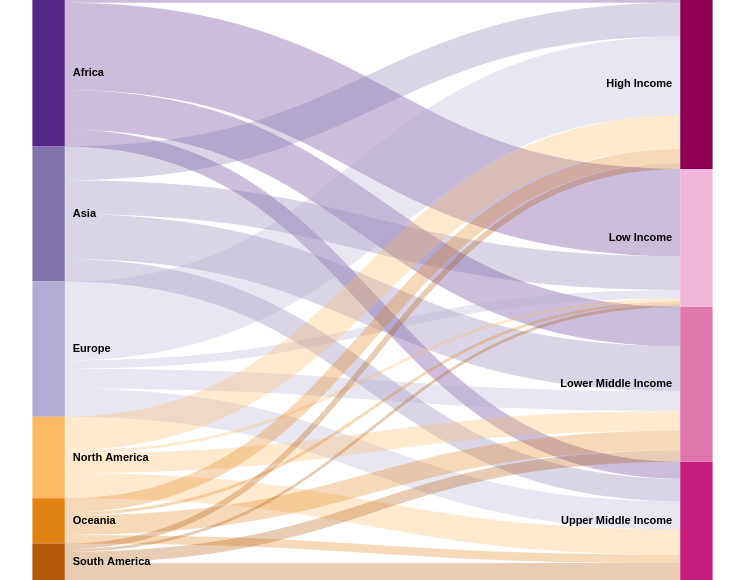

Vega-Lite specification stored for this chart:
### Vega specification from a JSON file in a GitHub repository (floating-point values rounded to 4 significant figures)
{"$schema": "https://vega.github.io/schema/vega/v5.json", "width": 745, "height": 580, "data": [{"name": "continent_data", "values": {"aggregations": {"table": {"buckets": [{"key": {"continent": "Africa", "incomeLevel": "High Income"}, "countryCount": 1}, {"key": {"continent": "Africa", "incomeLevel": "Upper Middle Income"}, "countryCount": 6}, {"key": {"continent": "Africa", "incomeLevel": "Lower Middle Income"}, "countryCount": 14}, {"key": {"continent": "Africa", "incomeLevel": "Low Income"}, "countryCount": 31}, {"key": {"continent": "Asia", "incomeLevel": "High Income"}, "countryCount": 12}, {"key": {"continent": "Asia", "incomeLevel": "Upper Middle Income"}, "countryCount": 8}, {"key": {"continent": "Asia", "incomeLevel": "Lower Middle Income"}, "countryCount": 16}, {"key": {"continent": "Asia", "incomeLevel": "Low Income"}, "countryCount": 12}, {"key": {"continent": "Europe", "incomeLevel": "High Income"}, "countryCount": 28}, {"key": {"continent": "Europe", "incomeLevel": "Upper Middle Income"}, "countryCount": 10}, {"key": {"continent": "Europe", "incomeLevel": "Lower Middle Income"}, "countryCount": 7}, {"key": {"continent": "Europe", "incomeLevel": "Low Income"}, "countryCount": 3}, {"key": {"continent": "North America", "incomeLevel": "High Income"}, "countryCount": 12}, {"key": {"continent": "North America", "incomeLevel": "Upper Middle Income"}, "countryCount": 9}, {"key": {"continent": "North America", "incomeLevel": "Lower Middle Income"}, "countryCount": 7}, {"key": {"continent": "North America", "incomeLevel": "Low Income"}, "countryCount": 1}, {"key": {"continent": "Oceania", "incomeLevel": "High Income"}, "countryCount": 5}, {"key": {"continent": "Oceania", "incomeLevel": "Upper Middle Income"}, "countryCount": 3}, {"key": {"continent": "Oceania", "incomeLevel": "Lower Middle Income"}, "countryCount": 7}, {"key": {"continent": "Oceania", "incomeLevel": "Low Income"}, "countryCount": 1}, {"key": {"continent": "South America", "incomeLevel": "High Income"}, "countryCount": 2}, {"key": {"continent": "South America", "incomeLevel": "Upper Middle Income"}, "countryCount": 6}, {"key": {"continent": "South America", "incomeLevel": "Lower Middle Income"}, "countryCount": 4}, {"key": {"continent": "South America", "incomeLevel": "Low Income"}, "countryCount": 1}]}}}, "format": {"property": "aggregations.table.buckets"}, "transform": [{"type": "formula", "expr": "datum.key.continent", "as": "continent"}, {"type": "formula", "expr": "datum.key.incomeLevel", "as": "incomeLevel"}, {"type": "formula", "expr": "datum.countryCount", "as": "countryCount"}]}, {"name": "nodes", "source": "continent_data", "transform": [{"type": "filter", "expr": "!groupSelector || groupSelector.continent == datum.continent || groupSelector.incomeLevel == datum.incomeLevel"}, {"type": "formula", "expr": "datum.continent + datum.incomeLevel", "as": "key"}, {"type": "fold", "fields": ["continent", "incomeLevel"], "as": ["stackType", "groupId"]}, {"type": "formula", "expr": "datum.stackType == 'continent' ? datum.continent + ' ' + datum.incomeLevel : datum.incomeLevel + ' ' + datum.continent", "as": "sortField"}, {"type": "stack", "groupby": ["stackType"], "sort": {"field": "sortField", "order": "descending"}, "field": "countryCount"}, {"type": "formula", "expr": "(datum.y0 + datum.y1)/2", "as": "yc"}]}, {"name": "groups", "source": "nodes", "transform": [{"type": "aggregate", "groupby": ["stackType", "groupId"], "fields": ["countryCount"], "ops": ["sum"], "as": ["total"]}, {"type": "stack", "groupby": ["stackType"], "sort": {"field": "groupId", "order": "descending"}, "field": "total"}, {"type": "formula", "expr": "scale('y', datum.y0)", "as": "scaledY0"}, {"type": "formula", "expr": "scale('y', datum.y1)", "as": "scaledY1"}, {"type": "formula", "expr": "datum.stackType == 'continent'", "as": "rightLabel"}, {"type": "formula", "expr": "datum.total/domain('y')[1]", "as": "percentage"}]}, {"name": "destinationNodes", "source": "nodes", "transform": [{"type": "filter", "expr": "datum.stackType == 'incomeLevel'"}]}, {"name": "edges", "source": "nodes", "transform": [{"type": "filter", "expr": "datum.stackType == 'continent'"}, {"type": "lookup", "from": "destinationNodes", "key": "key", "fields": ["key"], "as": ["target"]}, {"type": "linkpath", "orient": "horizontal", "shape": "diagonal", "sourceY": {"expr": "scale('y', datum.yc)"}, "sourceX": {"expr": "scale('x', 'continent') + bandwidth('x')"}, "targetY": {"expr": "scale('y', datum.target.yc)"}, "targetX": {"expr": "scale('x', 'incomeLevel')"}}, {"type": "formula", "expr": "range('y')[0]-scale('y', datum.countryCount)", "as": "strokeWidth"}, {"type": "formula", "expr": "datum.countryCount/domain('y')[1]", "as": "percentage"}]}], "scales": [{"name": "x", "type": "band", "range": "width", "domain": ["continent", "incomeLevel"], "paddingOuter": 0.05, "paddingInner": 0.95}, {"name": "y", "type": "linear", "range": "height", "domain": {"data": "nodes", "field": "y1"}}, {"name": "color", "type": "ordinal", "range": ["#542788", "#8073ac", "#b2abd2", "#fdb863", "#e08214", "#b35806", "#8e0152", "#c51b7d", "#de77ae", "#f1b6da", "#fdbe85"], "domain": {"data": "continent_data", "fields": ["continent", "incomeLevel"]}}, {"name": "stackNames", "type": "ordinal", "range": ["Continent", "Income Level"], "domain": ["continent", "incomeLevel"]}], "marks": [{"type": "path", "name": "edgeMark", "from": {"data": "edges"}, "clip": true, "encode": {"update": {"stroke": [{"test": "groupSelector && groupSelector.stackType == 'continent'", "scale": "color", "field": "incomeLevel"}, {"scale": "color", "field": "continent"}], "strokeWidth": {"field": "strokeWidth"}, "path": {"field": "path"}, "strokeOpacity": {"signal": "!groupSelector && (groupHover.continent == datum.continent || groupHover.incomeLevel == datum.incomeLevel) ? 0.9 : 0.3"}, "zindex": {"signal": "!groupSelector && (groupHover.continent == datum.continent || groupHover.incomeLevel == datum.incomeLevel) ? 1 : 0"}, "tooltip": {"signal": "'Continent: ' + datum.continent + ' | Income Group: ' + datum.incomeLevel + ' | Countries: ' + format(datum.countryCount, ',.0f') + ' (' + format(datum.percentage, '.1%') + ')'"}}, "hover": {"strokeOpacity": {"value": 1}}}}, {"type": "rect", "name": "groupMark", "from": {"data": "groups"}, "encode": {"enter": {"fill": {"scale": "color", "field": "groupId"}, "width": {"scale": "x", "band": 1}}, "update": {"x": {"scale": "x", "field": "stackType"}, "y": {"field": "scaledY0"}, "y2": {"field": "scaledY1"}, "fillOpacity": {"value": 1}, "tooltip": {"signal": "datum.groupId + ': ' + format(datum.total, ',.0f') + ' countries (' + format(datum.percentage, '.1%') + ')'"}}, "hover": {"fillOpacity": {"value": 1}}}}, {"type": "text", "from": {"data": "groups"}, "interactive": false, "encode": {"update": {"x": {"signal": "scale('x', datum.stackType) + (datum.rightLabel ? bandwidth('x') + 8 : -8)"}, "yc": {"signal": "(datum.scaledY0 + datum.scaledY1)/2"}, "align": {"signal": "datum.rightLabel ? 'left' : 'right'"}, "baseline": {"value": "middle"}, "fontWeight": {"value": "bold"}, "text": {"signal": "abs(datum.scaledY0 - datum.scaledY1) > 13 ? datum.groupId : ''"}}}}, {"type": "group", "data": [{"name": "dataForShowAll", "values": [{}], "transform": [{"type": "filter", "expr": "groupSelector"}]}], "encode": {"enter": {"xc": {"signal": "width/2"}, "y": {"value": 30}, "width": {"value": 80}, "height": {"value": 30}}}, "marks": [{"type": "group", "name": "groupReset", "from": {"data": "dataForShowAll"}, "encode": {"enter": {"cornerRadius": {"value": 6}, "fill": {"value": "#f5f5f5"}, "stroke": {"value": "#c1c1c1"}, "strokeWidth": {"value": 2}, "height": {"field": {"group": "height"}}, "width": {"field": {"group": "width"}}}, "update": {"opacity": {"value": 1}}, "hover": {"opacity": {"value": 0.7}}}, "marks": [{"type": "text", "interactive": false, "encode": {"enter": {"xc": {"field": {"group": "width"}, "mult": 0.5}, "yc": {"field": {"group": "height"}, "mult": 0.5}, "align": {"value": "center"}, "baseline": {"value": "middle"}, "fontWeight": {"value": "bold"}, "text": {"value": "Show All"}}}}]}]}], "signals": [{"name": "groupHover", "value": {}, "on": [{"events": "@groupMark:mouseover", "update": "{continent: datum.stackType == 'continent' && datum.groupId, incomeLevel: datum.stackType == 'incomeLevel' && datum.groupId}"}, {"events": "mouseout", "update": "{}"}]}, {"name": "groupSelector", "value": false, "on": [{"events": "@groupMark:click!", "update": "{stackType: datum.stackType, continent: datum.stackType == 'continent' && datum.groupId, incomeLevel: datum.stackType == 'incomeLevel' && datum.groupId}"}, {"events": [{"type": "click", "markname": "groupReset"}, {"type": "dblclick"}], "update": "false"}]}]}
